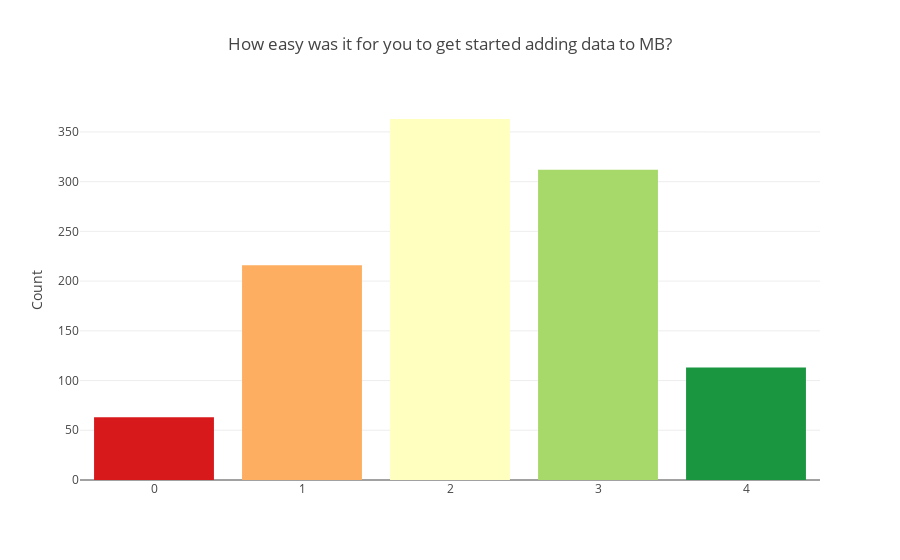

This figure's notebook cell:
### Code cell
getting_started = general["How easy was it for you to get started adding data to MB?"]
getting_started_sums = pd.value_counts(getting_started.values).sort_index()

colour_scale_r2g = cl.scales["5"]["div"]["RdYlGn"]

# This probably would've been easier using a histogram but where's the fun in that?
data=go.Bar(
    y=getting_started_sums,
    marker=dict(
        color=color_scale_r2g
    )
)

layout = go.Layout(
    title="How easy was it for you to get started adding data to MB?",
    yaxis=dict(
        title="Count"
    ),
    bargap=0.1,
    bargroupgap=0.1
)

fig = go.Figure(data=[data], layout=layout)

iplot(fig, filename='styled barchart')

### Figure 1 — Plotly figure (JSON) as saved in the notebook; plotly's stock layout.template omitted (floating-point values rounded to 4 significant figures)
{"data": [{"marker": {"color": ["rgb(215,25,28)", "rgb(253,174,97)", "rgb(255,255,191)", "rgb(166,217,106)", "rgb(26,150,65)"]}, "type": "bar", "y": [63, 216, 363, 312, 113]}], "layout": {"bargap": 0.1, "bargroupgap": 0.1, "title": "How easy was it for you to get started adding data to MB?", "yaxis": {"title": "Count"}}}
